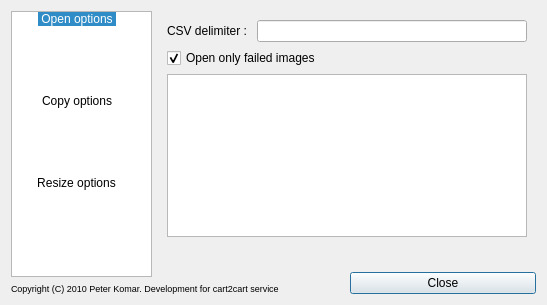
<?xml version="1.0" encoding="UTF-8"?>
<ui version="4.0">
 <class>PrefDialog</class>
 <widget class="QDialog" name="PrefDialog">
  <property name="geometry">
   <rect>
    <x>0</x>
    <y>0</y>
    <width>547</width>
    <height>305</height>
   </rect>
  </property>
  <property name="windowTitle">
   <string>Options</string>
  </property>
  <property name="modal">
   <bool>true</bool>
  </property>
  <layout class="QGridLayout" name="gridLayout">
   <item row="0" column="0" rowspan="2">
    <widget class="QListWidget" name="listWidget">
     <property name="minimumSize">
      <size>
       <width>141</width>
       <height>0</height>
      </size>
     </property>
     <property name="maximumSize">
      <size>
       <width>141</width>
       <height>16777215</height>
      </size>
     </property>
     <property name="autoScrollMargin">
      <number>16</number>
     </property>
     <property name="tabKeyNavigation">
      <bool>true</bool>
     </property>
     <property name="alternatingRowColors">
      <bool>false</bool>
     </property>
     <property name="iconSize">
      <size>
       <width>48</width>
       <height>48</height>
      </size>
     </property>
     <property name="textElideMode">
      <enum>Qt::ElideLeft</enum>
     </property>
     <property name="movement">
      <enum>QListView::Static</enum>
     </property>
     <property name="flow">
      <enum>QListView::LeftToRight</enum>
     </property>
     <property name="layoutMode">
      <enum>QListView::SinglePass</enum>
     </property>
     <property name="spacing">
      <number>0</number>
     </property>
     <property name="gridSize">
      <size>
       <width>130</width>
       <height>82</height>
      </size>
     </property>
     <property name="viewMode">
      <enum>QListView::IconMode</enum>
     </property>
     <property name="modelColumn">
      <number>0</number>
     </property>
     <property name="uniformItemSizes">
      <bool>false</bool>
     </property>
     <property name="selectionRectVisible">
      <bool>true</bool>
     </property>
     <property name="currentRow">
      <number>0</number>
     </property>
     <item>
      <property name="text">
       <string>Open options</string>
      </property>
      <property name="icon">
       <iconset>
        <normalon>:/img/document-import.png</normalon>
       </iconset>
      </property>
     </item>
     <item>
      <property name="text">
       <string>Copy options</string>
      </property>
      <property name="icon">
       <iconset>
        <normalon>:/img/download.png</normalon>
       </iconset>
      </property>
     </item>
     <item>
      <property name="text">
       <string>Resize options</string>
      </property>
      <property name="icon">
       <iconset>
        <normalon>:/img/transform-scale.png</normalon>
       </iconset>
      </property>
     </item>
    </widget>
   </item>
   <item row="0" column="1" colspan="2">
    <widget class="QStackedWidget" name="stackedWidget">
     <property name="currentIndex">
      <number>0</number>
     </property>
     <widget class="QWidget" name="page">
      <layout class="QGridLayout" name="gridLayout_3">
       <item row="0" column="0">
        <layout class="QHBoxLayout" name="horizontalLayout">
         <item>
          <widget class="QLabel" name="label">
           <property name="text">
            <string>CSV delimiter : </string>
           </property>
          </widget>
         </item>
         <item>
          <widget class="QLineEdit" name="m_delimiter"/>
         </item>
        </layout>
       </item>
       <item row="1" column="0">
        <widget class="QCheckBox" name="chFailed">
         <property name="text">
          <string>Open only failed images</string>
         </property>
         <property name="checked">
          <bool>true</bool>
         </property>
        </widget>
       </item>
       <item row="2" column="0">
        <widget class="QTreeView" name="listFields"/>
       </item>
       <item row="3" column="0">
        <spacer name="horizontalSpacer">
         <property name="orientation">
          <enum>Qt::Horizontal</enum>
         </property>
         <property name="sizeHint" stdset="0">
          <size>
           <width>182</width>
           <height>20</height>
          </size>
         </property>
        </spacer>
       </item>
      </layout>
     </widget>
     <widget class="QWidget" name="page_2">
      <layout class="QVBoxLayout" name="verticalLayout_4">
       <item>
        <widget class="QGroupBox" name="groupBox_2">
         <property name="title">
          <string>Copy mode</string>
         </property>
         <property name="flat">
          <bool>false</bool>
         </property>
         <layout class="QVBoxLayout" name="verticalLayout_3">
          <item>
           <widget class="QRadioButton" name="chLocal">
            <property name="text">
             <string>Copy local</string>
            </property>
            <property name="checked">
             <bool>true</bool>
            </property>
           </widget>
          </item>
          <item>
           <widget class="QRadioButton" name="chFtp">
            <property name="enabled">
             <bool>false</bool>
            </property>
            <property name="text">
             <string>Copy to FTP (needed enter host, password, etc.)</string>
            </property>
           </widget>
          </item>
          <item>
           <widget class="QRadioButton" name="chBridges">
            <property name="enabled">
             <bool>false</bool>
            </property>
            <property name="text">
             <string>Copy to target use bridge (in DEVELOPMET STATE)</string>
            </property>
           </widget>
          </item>
         </layout>
        </widget>
       </item>
       <item>
        <widget class="QGroupBox" name="groupBox">
         <property name="title">
          <string>Files copy options</string>
         </property>
         <layout class="QVBoxLayout" name="verticalLayout_2">
          <item>
           <widget class="QRadioButton" name="rSkipCopy">
            <property name="toolTip">
             <string>Skip copy if file is exist</string>
            </property>
            <property name="text">
             <string>Skip</string>
            </property>
            <property name="checked">
             <bool>true</bool>
            </property>
           </widget>
          </item>
          <item>
           <widget class="QRadioButton" name="rReplace">
            <property name="toolTip">
             <string>replace if file is exist</string>
            </property>
            <property name="text">
             <string>Replace</string>
            </property>
           </widget>
          </item>
         </layout>
        </widget>
       </item>
       <item>
        <widget class="QCheckBox" name="m_presta">
         <property name="toolTip">
          <string>Automate convert file to JPG format</string>
         </property>
         <property name="text">
          <string>Automate convert to JPG</string>
         </property>
        </widget>
       </item>
      </layout>
     </widget>
     <widget class="QWidget" name="page_3">
      <layout class="QGridLayout" name="gridLayout_5">
       <item row="0" column="0">
        <widget class="QLabel" name="label_3">
         <property name="text">
          <string>Resize methods:</string>
         </property>
        </widget>
       </item>
       <item row="1" column="0">
        <widget class="QGroupBox" name="groupBox_3">
         <property name="title">
          <string/>
         </property>
         <property name="flat">
          <bool>true</bool>
         </property>
         <layout class="QGridLayout" name="gridLayout_4">
          <item row="0" column="0">
           <layout class="QGridLayout" name="gridLayout_2">
            <item row="0" column="0" colspan="2">
             <widget class="QRadioButton" name="prestaMethod">
              <property name="text">
               <string>PrestaShop resize method</string>
              </property>
             </widget>
            </item>
            <item row="1" column="0">
             <spacer name="horizontalSpacer_2">
              <property name="orientation">
               <enum>Qt::Horizontal</enum>
              </property>
              <property name="sizeHint" stdset="0">
               <size>
                <width>40</width>
                <height>20</height>
               </size>
              </property>
             </spacer>
            </item>
            <item row="1" column="1">
             <widget class="QSpinBox" name="numPrestaMethod">
              <property name="enabled">
               <bool>false</bool>
              </property>
              <property name="maximum">
               <number>2</number>
              </property>
             </widget>
            </item>
           </layout>
          </item>
          <item row="1" column="0">
           <widget class="QRadioButton" name="normalMethod">
            <property name="text">
             <string>Normal resize method</string>
            </property>
            <property name="checked">
             <bool>true</bool>
            </property>
           </widget>
          </item>
         </layout>
        </widget>
       </item>
      </layout>
     </widget>
    </widget>
   </item>
   <item row="1" column="2" rowspan="2">
    <widget class="QPushButton" name="okBtn">
     <property name="text">
      <string>Close</string>
     </property>
    </widget>
   </item>
   <item row="2" column="0" colspan="2">
    <widget class="QLabel" name="label_2">
     <property name="text">
      <string>&lt;!DOCTYPE HTML PUBLIC &quot;-//W3C//DTD HTML 4.0//EN&quot; &quot;http://www.w3.org/TR/REC-html40/strict.dtd&quot;&gt;
&lt;html&gt;&lt;head&gt;&lt;meta name=&quot;qrichtext&quot; content=&quot;1&quot; /&gt;&lt;style type=&quot;text/css&quot;&gt;
p, li { white-space: pre-wrap; }
&lt;/style&gt;&lt;/head&gt;&lt;body style=&quot; font-family:'MS Shell Dlg 2'; font-size:8.25pt; font-weight:400; font-style:normal;&quot;&gt;
&lt;p style=&quot; margin-top:0px; margin-bottom:0px; margin-left:0px; margin-right:0px; -qt-block-indent:0; text-indent:0px;&quot;&gt;&lt;span style=&quot; font-size:7pt;&quot;&gt;Copyright (C) 2010 Peter Komar. Development for cart2cart service&lt;/span&gt;&lt;/p&gt;&lt;/body&gt;&lt;/html&gt;</string>
     </property>
    </widget>
   </item>
  </layout>
 </widget>
 <resources>
  <include location="application.qrc"/>
 </resources>
 <connections>
  <connection>
   <sender>okBtn</sender>
   <signal>clicked()</signal>
   <receiver>PrefDialog</receiver>
   <slot>accept()</slot>
   <hints>
    <hint type="sourcelabel">
     <x>456</x>
     <y>300</y>
    </hint>
    <hint type="destinationlabel">
     <x>164</x>
     <y>133</y>
    </hint>
   </hints>
  </connection>
  <connection>
   <sender>prestaMethod</sender>
   <signal>toggled(bool)</signal>
   <receiver>numPrestaMethod</receiver>
   <slot>setEnabled(bool)</slot>
   <hints>
    <hint type="sourcelabel">
     <x>291</x>
     <y>172</y>
    </hint>
    <hint type="destinationlabel">
     <x>505</x>
     <y>212</y>
    </hint>
   </hints>
  </connection>
 </connections>
</ui>
